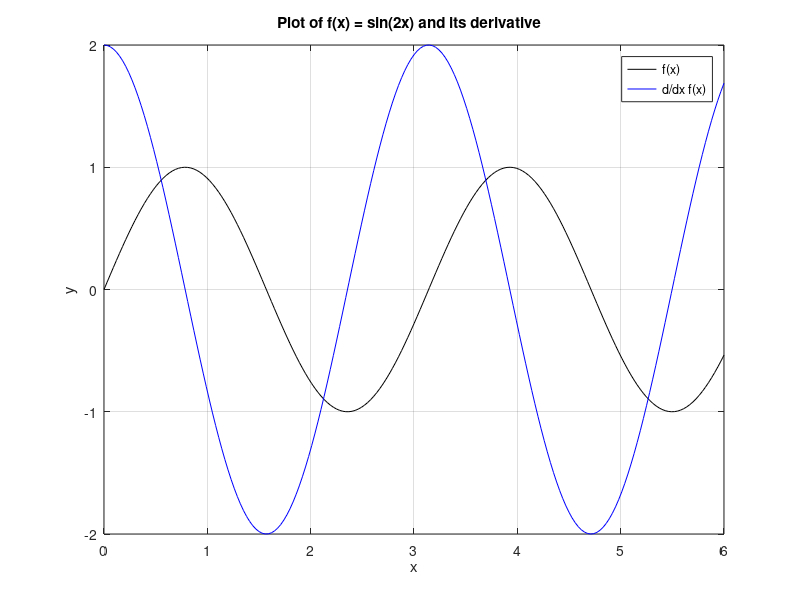

This figure's MATLAB source:
circ1 = 2*pi*10
pi=3;  %if you want, you can overwrite or modify predefined values.
circ2 = 2*pi*10

%Displaying Output Data

x=100.11
y=1001.1
z=0.00010011


% num2str = convert a number to a string
% int2str = convert an integer to a string

% The disp function accepts an array argument and displays the value
% of the array in the Command Window.

str = ['The value of pi = ' num2str(pi)];
disp(str);

% The fprintf function displays one or more values together with related text
% and lets the programmer control the way in which the displayed value appears.

% fprintf(format,data)
fprintf('The value of pi is %f \n',pi)
%d => Display value as an integer.
%e => Display value in exponential format.
%f => Display value in floating-point format.
%g => Display value in either floating-point or
%     exponential format,whichever is shorter.

fprintf('The value of pi is %6.2f \n',pi)

%fprintf do not show imaginary part of complex numbers

%Built-In MATLAB Functions

maxval = max([1 -5 6 -3])
% maxval=6
[maxval,index]=max([1 -5 6 -3])
% maxval=6 index=3

%Using MATLAB Functions with Array Inputs
x=[0 pi/2 pi 3*pi/2 2*pi];
y=sin(x)

%Introduction to Plotting
x=0:1:10;
y=x.^2-10.*x+15;
plot(x,y);
title('Plot of y=x.^2-10.*x+15');
xlabel ('x');
ylabel ('y');
grid on;

x=0:pi/100:2*pi;
y1=sin(2*x);
y2=2*cos(2*x);
plot(x,y1,x,y2);

%Line Color,Line Style, Marker Style and Legends
x=0:1:10;
y=x.^2-10.*x+15;
plot(x,y,'r-',x,y,'bo');

x=0:pi/100:2*pi;
y1=sin(2*x);
y2=2*cos(2*x);
plot(x,y1,'k-',x,y2,'b-');
title('Plot of f(x) =sin(2x) and its derivative');
xlabel ('x');
ylabel ('y');
legend('f(x)','d/dx f(x)','tl')
grid on;

%Logarithmic Scales
x=0:pi/100:2*pi; y1=sin(2*x); y2=2*cos(2*x);
plot(x,y1,'k-',x,y2,'b-');
title('Plot of f(x) = sin(2x) and its derivative  ');
xlabel ('x'); ylabel('y');
legend ('f(x)','d/dx f(x)','tl'); grid on;



